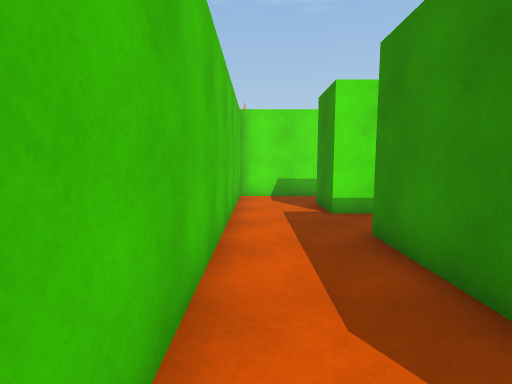
view 1 (above)

18 first-person views from a walk through a scene from a Unity 3-D project. The camera is 1.4 m above the floor, tilts 6° down and sees 85° across. The floor is counted in squares, 1 m on a side. Each view is taken from the middle of a square. On the plan, view 1 faces up. The plan holds only what a view shows up to about 14 squares ahead; the rest is blank. The place goes on beyond the plan. Some animated figures are not drawn.

view 2
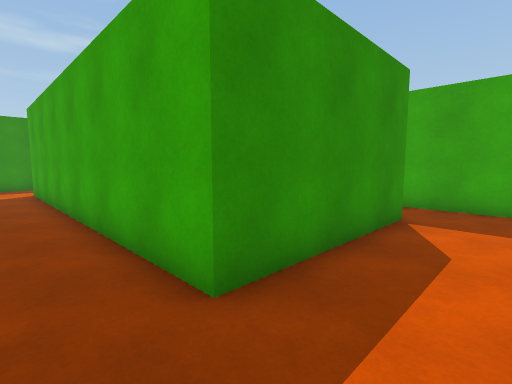

view 3
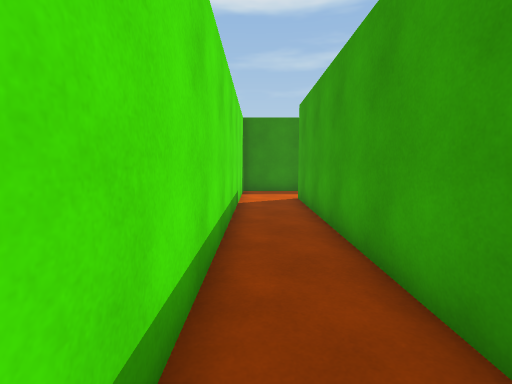

view 4
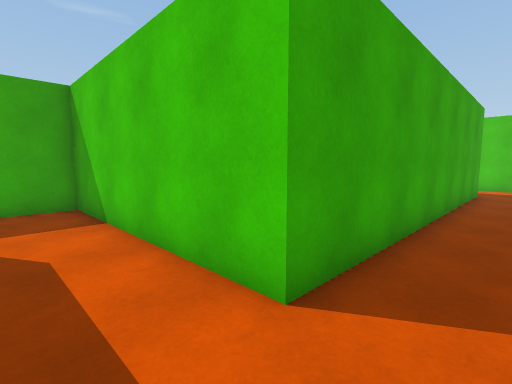

view 5
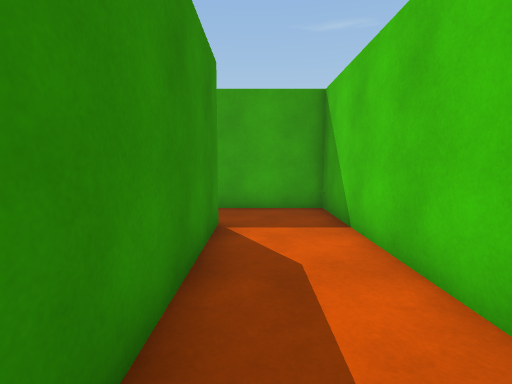

view 6
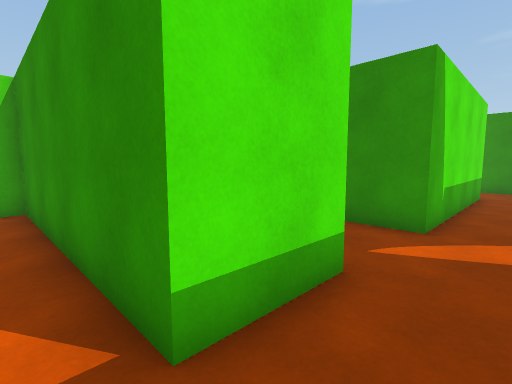

view 7
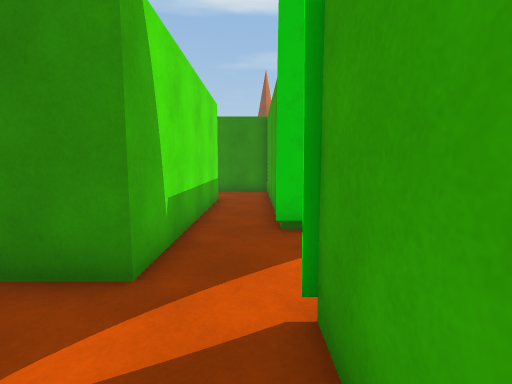

view 8
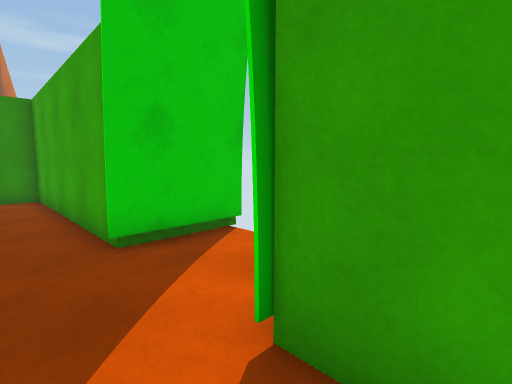

view 9
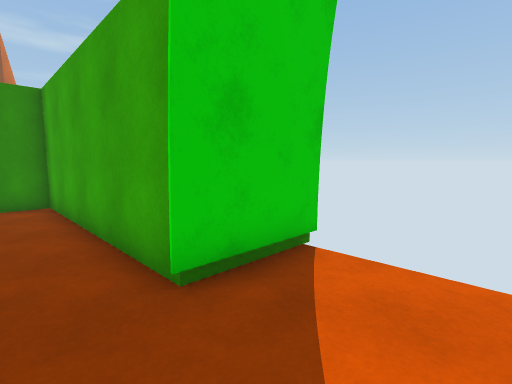

view 10
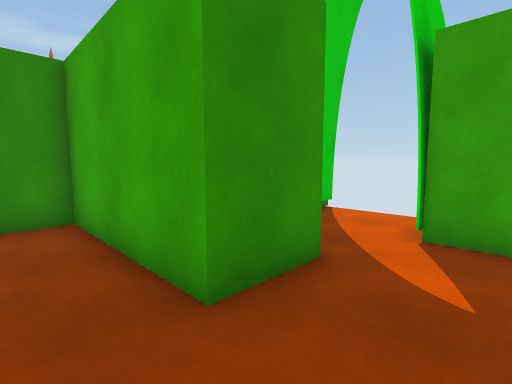

view 11
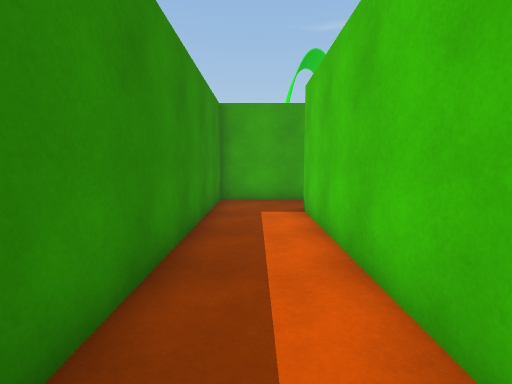

view 12
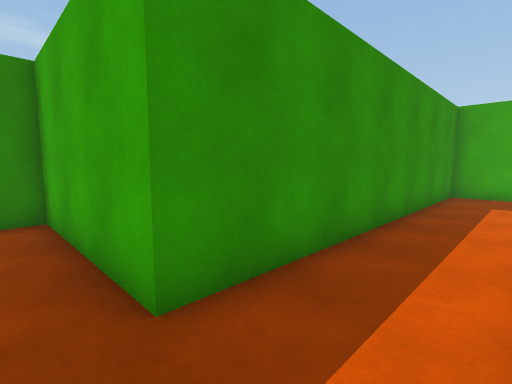

view 13
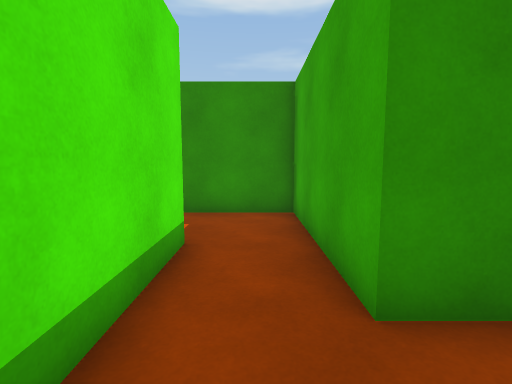

view 14
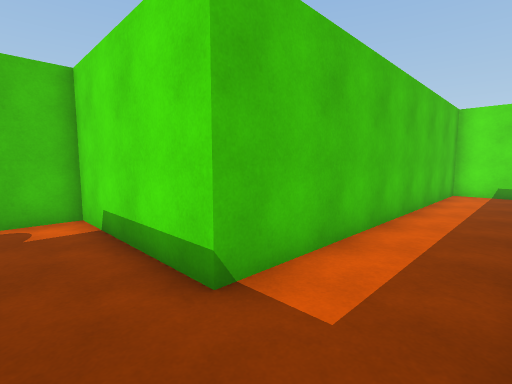

view 15
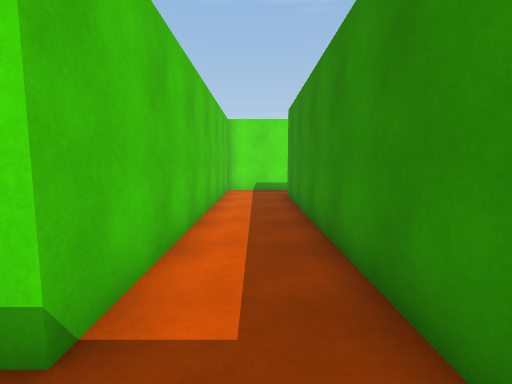

view 16
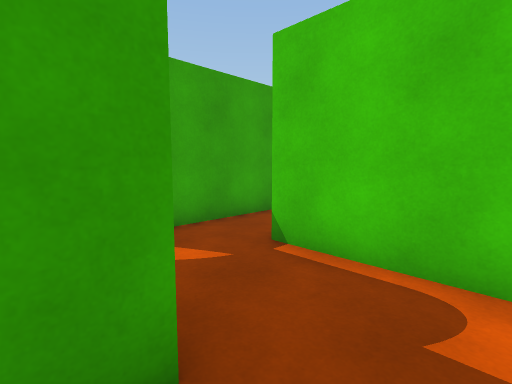

view 17
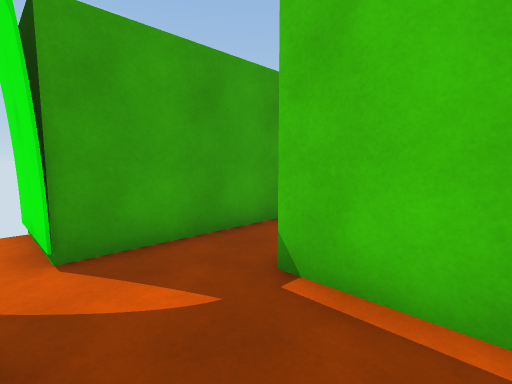

view 18
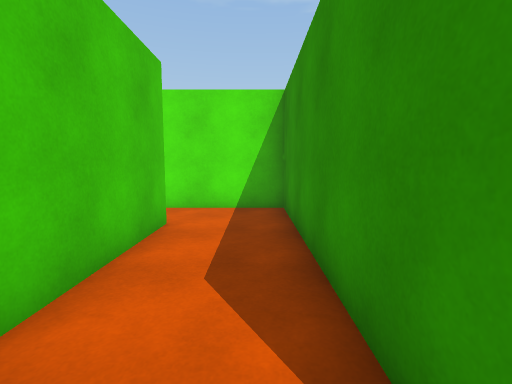

### Floor plan
Ten units are one square. View 1 is at (0, 0); x grows to the right and y downward. Boxes are objects, and circles mark ways between rooms. Rooms are numbered by the first view taken in them; rooms with no view inside come last. Other rooms are left out.
<svg viewBox="-12 -167 352 224">
<path fill="none" stroke="#000" d="M203 3 179 3 179 -76 20 -76M256 52 256 25 335 25 335 1M23 5 23 -53 149 -53 149 25 224 25 224 52M309 5 232 5M2 25 30 25M-7 -75 -7 -6M232 5 232 -15 283 -15 283 -139 305 -139M309 -162 256 -162 256 -38 203 -38 203 3"/>
<circle cx="215" cy="-5" r="3" fill="#2a7"/>
<text x="160" y="-20">1</text>
<text x="260" y="-70">2</text>
</svg>
Room 1 opens to room 2.

Where each view was taken, in squares from view 1:
view 1: 0 up, 0 right, facing up
view 2: 7 up, 0 right, facing down-right
view 3: 7 up, 4 right, facing right
view 4: 7 up, 17 right, facing down-left
view 5: 6 up, 17 right, facing down
view 6: 2 down, 17 right, facing up-right
view 7: 2 down, 20 right, facing right
view 8: 1 down, 21 right, facing down-right
view 9: 1 down, 23 right, facing down-right
view 10: 3 up, 21 right, facing down-right
view 11: 12 up, 27 right, facing down
view 12: 15 up, 26 right, facing down-right
view 13: 15 up, 26 right, facing right
view 14: 2 up, 28 right, facing up-left
view 15: 2 up, 27 right, facing up
view 16: 3 up, 24 right, facing down-left
view 17: 2 up, 23 right, facing down-left
view 18: 1 down, 17 right, facing up
